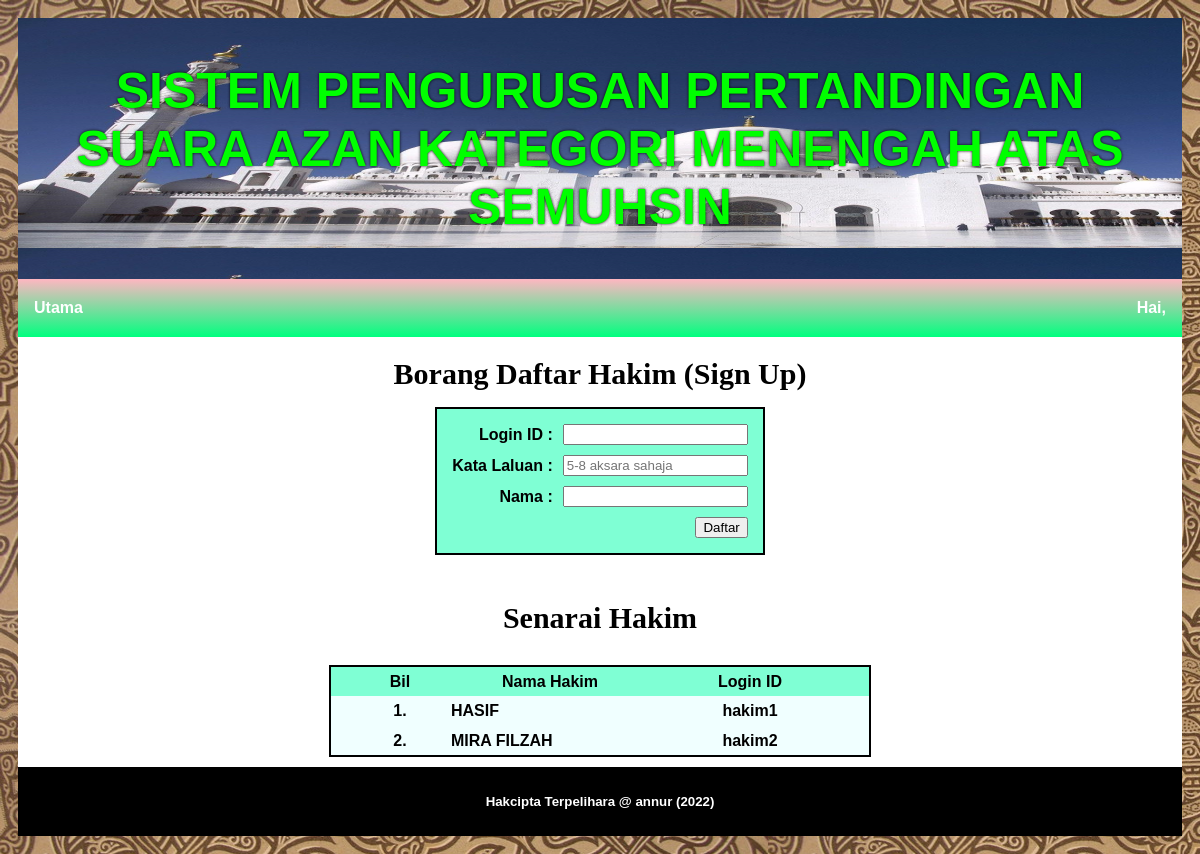
Screenshot of /annur/borang_hakim.php (signed in) with the database file from the repository.
### tables this page shows
CREATE TABLE `hakim` (
  `login_id` varchar(8) NOT NULL,
  `login_pwd` varchar(255) NOT NULL,
  `nama` varchar(255) NOT NULL
);

### annur/senarai_hakim.php (the view, shortened to what this page needs)
<html>
<head>
</head>
<body>
<div id="mainbody2">
    <div id="tajuk">Senarai Hakim<p></div>
<?php
$mysql = "SELECT * FROM hakim ORDER BY login_id";
$result = mysqli_query($conn, $mysql) or die(mysqli_error());
$bil = 0;
if (mysqli_num_rows($result) > 0)
{
	echo "<table border='0' class='table2'>";
	echo "<col width='20'>";
	echo "<col width='100'>";
	echo "<col width='200'>";
	echo "<col width='200'>";
	echo "<col width='20'>";
	echo "<tr>";
	echo "<th></th>";
	echo "<th>Bil</th>";
	echo "<th>Nama Hakim</th>";
	echo "<th>Login ID</th>";
	echo "<th></th>";
	echo "</tr>";
	while($row = mysqli_fetch_assoc($result))
	{
	$bil++;
	echo "<tr height='10'>";
		echo "<td></td>";
		echo "<td>".$bil.".</td>";
		echo "<td>".$row['nama']."</td>";
		echo "<td>".$row['login_id']."</td>";
		echo "<td></td>";
		echo "</tr>";
		}
		echo "</table>";
}
else { echo "<center>Tiada rekod</center>"; }
?>
</div>
</body>
</html>

### annur/borang_hakim.php (style rules this page uses)
#tajuk { font-size: 30px; font-family: Tw Cen MT Condensed; font-weight: bold; text-align: center; }
table { border: 2px solid black; border-collapse: collapse; margin: auto; font-weight: bold; background-color: Aquamarine; }
td:nth-child(2) { text-align: right; }
td:nth-child(3) { text-align: left; }

### annur/senarai_hakim.php (style rules this page uses)
#mainbody2 { background-color: white; padding: 10px; }
#tajuk { font-size: 30px; font-family: Tw Cen MT Condensed; font-weight: bold; text-align: center; }
.table2 { margin-left: auto; margin-right: auto; border-collapse: collapse; margin: auto; background-color: Azure; }
.table2 td { text-align: left; height: 30px; }
.table2 tr td { text-align: center; }
.table2 tr td:nth-child(3) { text-align: left; }
.table2 th { height: 30px; text-align: center; font-weight: bold; color: black; background-color: Aquamarine; }

### rows the page displays
hakim: nama "HASIF", login_id "hakim1"
hakim: nama "MIRA FILZAH", login_id "hakim2"
